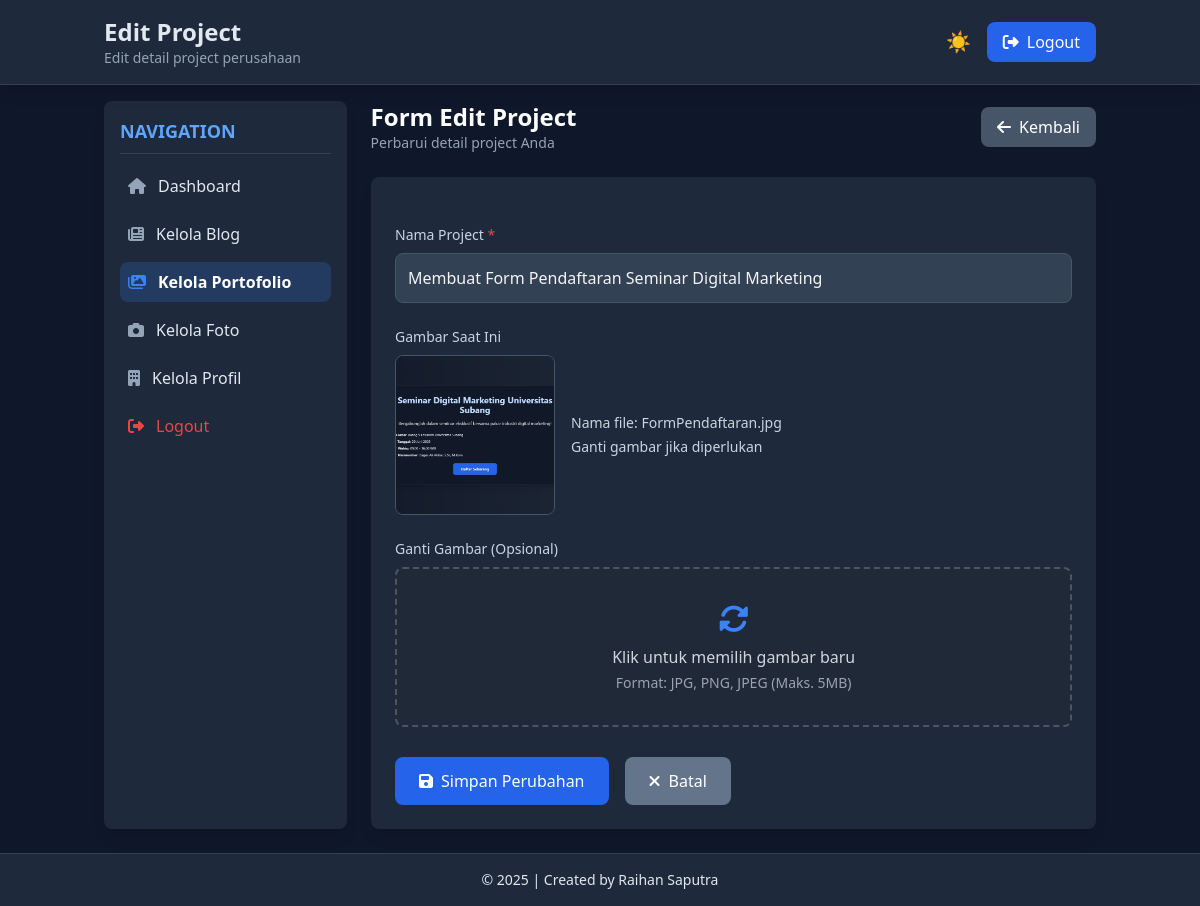
The page /admin/edit_gallery.php?id_gallery=1 (signed in) on the database its author committed.
### tables this page shows
CREATE TABLE `tbl_gallery` (
  `id_gallery` int(5) NOT NULL,
  `judul` text NOT NULL,
  `foto` text NOT NULL
);

### admin/edit_gallery.php (the view, shortened to what this page needs)
<?php
include('../koneksi.php');
$id = $_GET['id_gallery'];
$sql = "SELECT * FROM tbl_gallery WHERE id_gallery = '$id'";
$query = mysqli_query($db, $sql);
$data = mysqli_fetch_array($query);
?>
<!DOCTYPE html>
<html lang="id" class="transition duration-300">
<head>
    <script src="https://cdn.tailwindcss.com"></script>
    <link rel="stylesheet" href="https://cdnjs.cloudflare.com/ajax/libs/font-awesome/6.4.0/css/all.min.css">
</head>
<body class="flex flex-col min-h-screen bg-slate-100 dark:bg-slate-900 text-gray-800 dark:text-slate-200">
    <header class="bg-white dark:bg-slate-800 shadow-lg sticky top-0 z-40 border-b border-slate-200 dark:border-slate-700">
        <div class="container mx-auto px-4 flex justify-between items-center py-4">
            <div class="flex items-center">
                <div>
                    <h1 class="text-xl md:text-2xl font-bold">Edit Project</h1>
                    <p class="text-gray-600 dark:text-slate-400 text-sm">Edit detail project perusahaan</p>
                </div>
            </div>
            <div class="flex items-center">
                <button id="darkToggle" class="mr-4 text-xl" title="Toggle Dark Mode">🌙</button>
                <a href="logout.php" class="flex items-center gap-2 bg-blue-600 hover:bg-blue-500 text-white px-4 py-2 rounded-lg">
                    <i class="fas fa-sign-out-alt"></i>
                    <span class="hidden md:inline">Logout</span>
                </a>
            </div>
        </div>
    </header>
    <div class="flex flex-grow container mx-auto mt-4 px-4 w-full">
        <aside id="sidebar" class="sidebar w-full md:w-1/4 bg-white dark:bg-slate-800 rounded-lg shadow-lg p-4 mb-4 md:mb-0 md:mr-6 card-3d">
            <h2 class="text-lg font-bold text-blue-600 dark:text-blue-400 mb-3 border-b border-slate-200 dark:border-slate-700 pb-2">NAVIGATION</h2>
            <ul class="space-y-2">
                <li><a href="beranda_admin.php" class="flex items-center gap-3 p-2 rounded-lg hover:bg-slate-100 dark:hover:bg-slate-700"><i class="fas fa-home text-slate-400"></i><span>Dashboard</span></a></li>
                <li><a href="data_artikel.php" class="flex items-center gap-3 p-2 rounded-lg hover:bg-slate-100 dark:hover:bg-slate-700"><i class="fas fa-newspaper text-slate-400"></i><span>Kelola Blog</span></a></li>
                <li><a href="data_gallery.php" class="flex items-center gap-3 p-2 rounded-lg bg-blue-500/10 dark:bg-blue-500/20 text-blue-600 dark:text-white font-semibold"><i class="fas fa-images text-blue-500"></i><span>Kelola Portofolio</span></a></li>
                <li><a href="data_foto.php" class="flex items-center gap-3 p-2 rounded-lg hover:bg-slate-100 dark:hover:bg-slate-700"><i class="fas fa-camera text-slate-400"></i><span>Kelola Foto</span></a></li>
                <li><a href="data_about.php" class="flex items-center gap-3 p-2 rounded-lg hover:bg-slate-100 dark:hover:bg-slate-700"><i class="fas fa-building text-slate-400"></i><span>Kelola Profil</span></a></li>
                <li><a href="logout.php" onclick="return confirm('Apakah anda yakin ingin keluar?');" class="flex items-center gap-3 p-2 rounded-lg text-red-500 hover:bg-red-500/10"><i class="fas fa-sign-out-alt"></i><span>Logout</span></a></li>
            </ul>
        </aside>
        <main class="w-full md:w-3/4">
            <div class="flex flex-col md:flex-row justify-between items-start md:items-center mb-6">
                <div class="mb-3 md:mb-0">
                    <h2 class="text-xl md:text-2xl font-bold text-slate-800 dark:text-white">Form Edit Project</h2>
                    <p class="text-slate-600 dark:text-slate-400 text-sm">Perbarui detail project Anda</p>
                </div>
                <a href="data_gallery.php" class="bg-slate-600 hover:bg-slate-700 text-white px-4 py-2 rounded-lg flex items-center justify-center">
                    <i class="fas fa-arrow-left mr-2"></i> Kembali
                </a>
            </div>
            <div class="bg-white dark:bg-slate-800 rounded-lg shadow-lg overflow-hidden card-3d p-6">
                <form action="proses_edit_gallery.php" method="post" enctype="multipart/form-data" class="space-y-6">
                    <div>
                        <label for="judul" class="block text-sm font-medium text-slate-700 dark:text-slate-300 mb-2">
                            Nama Project
                            <span class="text-red-500">*</span>
                        </label>
                        <input type="text" id="judul" name="judul" required
                            class="w-full p-3 border rounded-lg focus:outline-none focus:ring-2 focus:ring-blue-500
                                bg-white dark:bg-slate-700 text-gray-900 dark:text-gray-100 border-slate-300 dark:border-slate-600"
                            value="<?php echo htmlspecialchars($data['judul']); ?>"
                            placeholder="Masukkan nama project">
                    </div>
                    <div>
                        <label class="block text-sm font-medium text-slate-700 dark:text-slate-300 mb-2">
                            Gambar Saat Ini
                        </label>
                        <div class="flex items-center gap-4">
                            <?php
                            $imagePath = '../images/' . $data['foto'];
                            if (file_exists($imagePath)): ?>
                                <img src="<?= $imagePath ?>" alt="Current Image" class="w-40 h-40 object-cover rounded-lg border border-slate-300 dark:border-slate-600">
                            <?php endif; ?>
                            <div>
                                <p class="text-sm text-slate-600 dark:text-slate-300">Nama file: <?= $data['foto'] ?></p>
                                <p class="text-sm text-slate-600 dark:text-slate-300 mt-1">Ganti gambar jika diperlukan</p>
                            </div>
                        </div>
                    </div>
                    <div>
                        <label class="block text-sm font-medium text-slate-700 dark:text-slate-300 mb-2">
                            Ganti Gambar (Opsional)
                        </label>
                        <div class="file-input-container">
                            <label for="foto" class="file-input-label dark:file-input-label dark">
                                <i class="fas fa-sync-alt text-3xl text-blue-500 mb-2"></i>
                                <span class="font-medium">Klik untuk memilih gambar baru</span>
                                <span class="text-sm text-gray-500 dark:text-gray-400 mt-1">Format: JPG, PNG, JPEG (Maks. 5MB)</span>
                            </label>
                        </div>
                    </div>
                    <div class="flex flex-col sm:flex-row gap-4 mt-8">
                        <button type="submit"
                            class="bg-blue-600 hover:bg-blue-700 text-white px-6 py-3 rounded-lg flex items-center justify-center transition-colors">
                            <i class="fas fa-save mr-2"></i> Simpan Perubahan
                        </button>
                        <a href="data_gallery.php"
                            class="bg-slate-500 hover:bg-slate-600 text-white px-6 py-3 rounded-lg flex items-center justify-center transition-colors">
                            <i class="fas fa-times mr-2"></i> Batal
                        </a>
                    </div>
                </form>
            </div>
        </main>
    </div>
    <footer class="bg-white dark:bg-slate-800 border-t border-slate-200 dark:border-slate-700 py-4 mt-6">
        <div class="container mx-auto px-4 text-center text-sm">
            &copy; <?php echo date('Y'); ?> | Created by Raihan Saputra
        </div>
    </footer>
</body>
</html>

### admin/edit_gallery.php (style rules this page uses)
.file-input-container { position: relative; overflow: hidden; display: inline-block; width: 100%; }
.file-input-label { display: flex; flex-direction: column; align-items: center; justify-content: center; padding: 2rem; border: 2px dashed #d1d5db; border-radius: 0.5rem; background-color: #f9fafb; text-align: center; cursor: pointer; transition: all 0.3s ease; }
.file-input-label.dark { border-color: #4b5563; background-color: #1f2937; color: #d1d5db; }
.card-3d { transition: transform 0.5s cubic-bezier(0.25, 0.46, 0.45, 0.94); transform-style: preserve-3d; will-change: transform; position: relative; overflow: hidden; }

### rows shown on the page
tbl_gallery: judul "Membuat Form Pendaftaran Seminar Digital Marketing", foto (picture), foto "FormPendaftaran.jpg"
